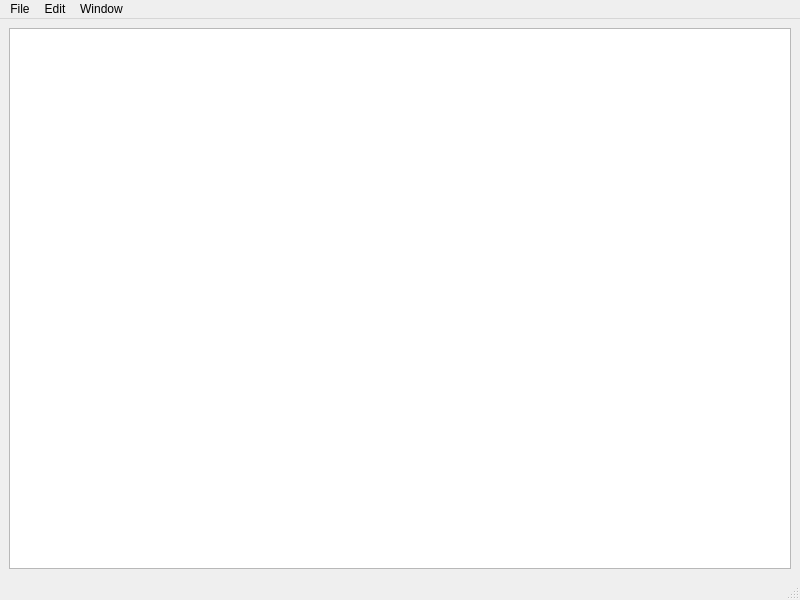
<?xml version="1.0" encoding="UTF-8"?>
<ui version="4.0">
 <class>QcepDataObjectSpreadsheetWindow</class>
 <widget class="QMainWindow" name="QcepDataObjectSpreadsheetWindow">
  <property name="geometry">
   <rect>
    <x>0</x>
    <y>0</y>
    <width>800</width>
    <height>600</height>
   </rect>
  </property>
  <property name="windowTitle">
   <string>MainWindow</string>
  </property>
  <widget class="QWidget" name="centralwidget">
   <layout class="QGridLayout" name="gridLayout">
    <item row="0" column="0">
     <widget class="QTableView" name="m_TableView">
      <property name="textElideMode">
       <enum>Qt::ElideNone</enum>
      </property>
      <property name="gridStyle">
       <enum>Qt::DotLine</enum>
      </property>
     </widget>
    </item>
   </layout>
  </widget>
  <widget class="QMenuBar" name="menubar">
   <property name="geometry">
    <rect>
     <x>0</x>
     <y>0</y>
     <width>800</width>
     <height>21</height>
    </rect>
   </property>
   <widget class="QMenu" name="m_FileMenu">
    <property name="title">
     <string>File</string>
    </property>
    <addaction name="actionFile"/>
   </widget>
   <widget class="QMenu" name="m_EditMenu">
    <property name="title">
     <string>Edit</string>
    </property>
    <addaction name="actionEdit"/>
   </widget>
   <widget class="QMenu" name="m_WindowMenu">
    <property name="title">
     <string>Window</string>
    </property>
    <addaction name="actionWindow"/>
   </widget>
   <addaction name="m_FileMenu"/>
   <addaction name="m_EditMenu"/>
   <addaction name="m_WindowMenu"/>
  </widget>
  <widget class="QStatusBar" name="statusbar"/>
  <action name="actionFile">
   <property name="text">
    <string>File</string>
   </property>
  </action>
  <action name="actionEdit">
   <property name="text">
    <string>Edit</string>
   </property>
  </action>
  <action name="actionWindow">
   <property name="text">
    <string>Window</string>
   </property>
  </action>
 </widget>
 <resources/>
 <connections/>
</ui>
